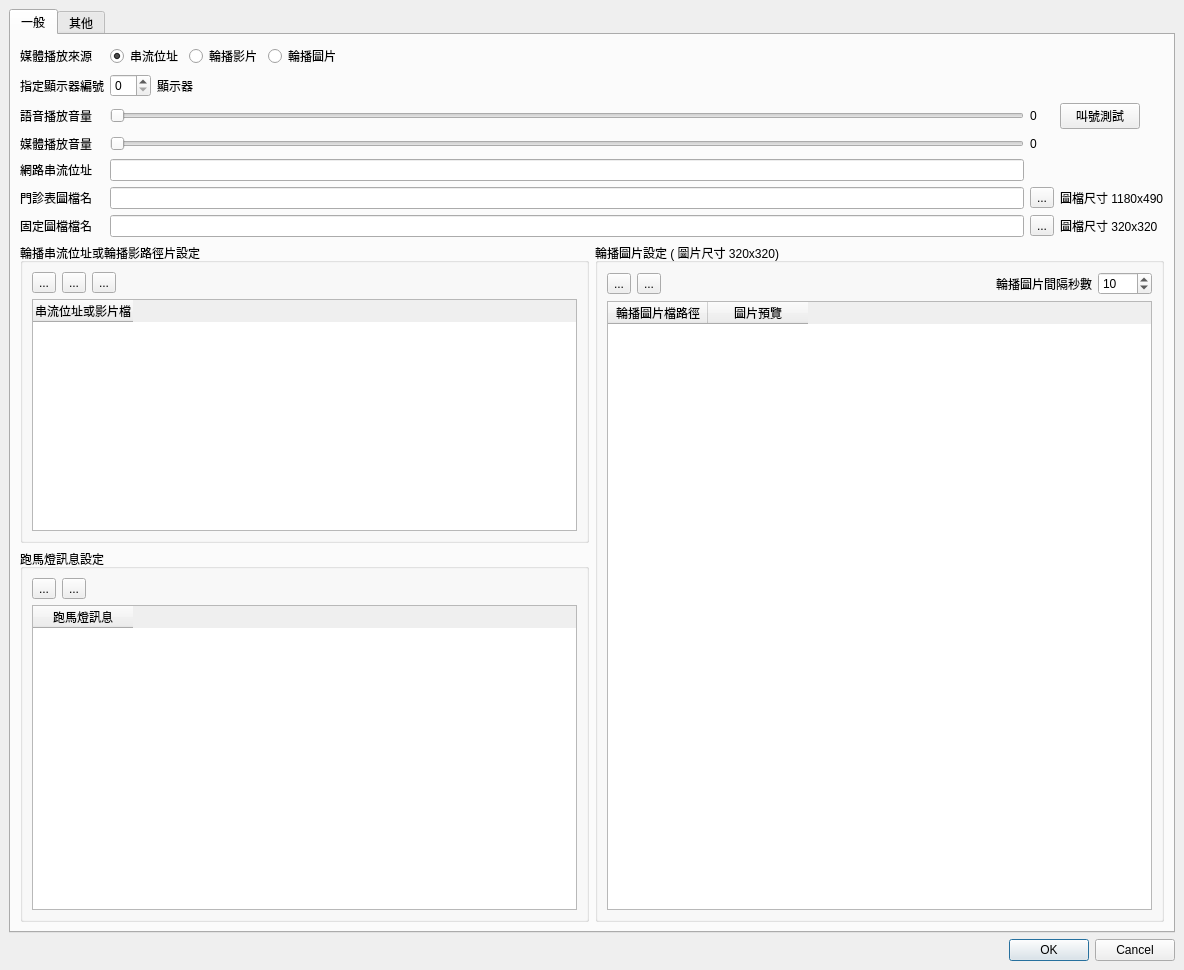
<?xml version="1.0" encoding="UTF-8"?>
<ui version="4.0">
 <class>Dialog_bulletin_settings</class>
 <widget class="QDialog" name="Dialog_bulletin_settings">
  <property name="windowModality">
   <enum>Qt::NonModal</enum>
  </property>
  <property name="geometry">
   <rect>
    <x>0</x>
    <y>0</y>
    <width>1184</width>
    <height>970</height>
   </rect>
  </property>
  <property name="sizePolicy">
   <sizepolicy hsizetype="Preferred" vsizetype="Preferred">
    <horstretch>0</horstretch>
    <verstretch>0</verstretch>
   </sizepolicy>
  </property>
  <property name="windowTitle">
   <string>候診資訊系統設定</string>
  </property>
  <layout class="QVBoxLayout" name="verticalLayout">
   <property name="spacing">
    <number>6</number>
   </property>
   <property name="leftMargin">
    <number>9</number>
   </property>
   <property name="topMargin">
    <number>9</number>
   </property>
   <property name="rightMargin">
    <number>9</number>
   </property>
   <property name="bottomMargin">
    <number>9</number>
   </property>
   <item>
    <widget class="QTabWidget" name="tabWidget">
     <property name="currentIndex">
      <number>0</number>
     </property>
     <widget class="QWidget" name="tab">
      <attribute name="title">
       <string>一般</string>
      </attribute>
      <layout class="QVBoxLayout" name="verticalLayout_7">
       <item>
        <layout class="QGridLayout" name="gridLayout_2">
         <item row="6" column="4">
          <widget class="QLabel" name="label_9">
           <property name="text">
            <string>圖檔尺寸 320x320</string>
           </property>
          </widget>
         </item>
         <item row="1" column="0">
          <widget class="QLabel" name="label_2">
           <property name="sizePolicy">
            <sizepolicy hsizetype="Fixed" vsizetype="Preferred">
             <horstretch>0</horstretch>
             <verstretch>0</verstretch>
            </sizepolicy>
           </property>
           <property name="text">
            <string>指定顯示器編號</string>
           </property>
           <property name="alignment">
            <set>Qt::AlignRight|Qt::AlignTrailing|Qt::AlignVCenter</set>
           </property>
          </widget>
         </item>
         <item row="2" column="3">
          <widget class="QLabel" name="label_voice_volume">
           <property name="text">
            <string>0</string>
           </property>
          </widget>
         </item>
         <item row="2" column="4">
          <widget class="QPushButton" name="pushButton_speak_test">
           <property name="sizePolicy">
            <sizepolicy hsizetype="Fixed" vsizetype="Fixed">
             <horstretch>0</horstretch>
             <verstretch>0</verstretch>
            </sizepolicy>
           </property>
           <property name="text">
            <string>叫號測試</string>
           </property>
          </widget>
         </item>
         <item row="3" column="0">
          <widget class="QLabel" name="label_5">
           <property name="sizePolicy">
            <sizepolicy hsizetype="Fixed" vsizetype="Preferred">
             <horstretch>0</horstretch>
             <verstretch>0</verstretch>
            </sizepolicy>
           </property>
           <property name="text">
            <string>媒體播放音量</string>
           </property>
           <property name="alignment">
            <set>Qt::AlignRight|Qt::AlignTrailing|Qt::AlignVCenter</set>
           </property>
          </widget>
         </item>
         <item row="4" column="0">
          <widget class="QLabel" name="label_4">
           <property name="sizePolicy">
            <sizepolicy hsizetype="Fixed" vsizetype="Preferred">
             <horstretch>0</horstretch>
             <verstretch>0</verstretch>
            </sizepolicy>
           </property>
           <property name="text">
            <string>網路串流位址</string>
           </property>
           <property name="alignment">
            <set>Qt::AlignRight|Qt::AlignTrailing|Qt::AlignVCenter</set>
           </property>
          </widget>
         </item>
         <item row="6" column="3">
          <widget class="QToolButton" name="toolButton_open_fixed_image">
           <property name="text">
            <string>...</string>
           </property>
           <property name="icon">
            <iconset>
             <normaloff>../icons/document-open-folder.png</normaloff>../icons/document-open-folder.png</iconset>
           </property>
          </widget>
         </item>
         <item row="3" column="3">
          <widget class="QLabel" name="label_media_volume">
           <property name="text">
            <string>0</string>
           </property>
          </widget>
         </item>
         <item row="6" column="0">
          <widget class="QLabel" name="label_8">
           <property name="sizePolicy">
            <sizepolicy hsizetype="Fixed" vsizetype="Preferred">
             <horstretch>0</horstretch>
             <verstretch>0</verstretch>
            </sizepolicy>
           </property>
           <property name="text">
            <string>固定圖檔檔名</string>
           </property>
           <property name="alignment">
            <set>Qt::AlignRight|Qt::AlignTrailing|Qt::AlignVCenter</set>
           </property>
          </widget>
         </item>
         <item row="5" column="3">
          <widget class="QToolButton" name="toolButton_open_schedule_file">
           <property name="text">
            <string>...</string>
           </property>
           <property name="icon">
            <iconset>
             <normaloff>../icons/document-open-folder.png</normaloff>../icons/document-open-folder.png</iconset>
           </property>
          </widget>
         </item>
         <item row="2" column="0">
          <widget class="QLabel" name="label_11">
           <property name="sizePolicy">
            <sizepolicy hsizetype="Fixed" vsizetype="Preferred">
             <horstretch>0</horstretch>
             <verstretch>0</verstretch>
            </sizepolicy>
           </property>
           <property name="text">
            <string>語音播放音量</string>
           </property>
           <property name="alignment">
            <set>Qt::AlignRight|Qt::AlignTrailing|Qt::AlignVCenter</set>
           </property>
          </widget>
         </item>
         <item row="0" column="0">
          <widget class="QLabel" name="label_6">
           <property name="sizePolicy">
            <sizepolicy hsizetype="Fixed" vsizetype="Preferred">
             <horstretch>0</horstretch>
             <verstretch>0</verstretch>
            </sizepolicy>
           </property>
           <property name="text">
            <string>媒體播放來源</string>
           </property>
           <property name="alignment">
            <set>Qt::AlignRight|Qt::AlignTrailing|Qt::AlignVCenter</set>
           </property>
          </widget>
         </item>
         <item row="5" column="4">
          <widget class="QLabel" name="label">
           <property name="text">
            <string>圖檔尺寸 1180x490</string>
           </property>
          </widget>
         </item>
         <item row="5" column="0">
          <widget class="QLabel" name="label_7">
           <property name="sizePolicy">
            <sizepolicy hsizetype="Fixed" vsizetype="Preferred">
             <horstretch>0</horstretch>
             <verstretch>0</verstretch>
            </sizepolicy>
           </property>
           <property name="text">
            <string>門診表圖檔名</string>
           </property>
           <property name="alignment">
            <set>Qt::AlignRight|Qt::AlignTrailing|Qt::AlignVCenter</set>
           </property>
          </widget>
         </item>
         <item row="2" column="1" colspan="2">
          <widget class="QSlider" name="horizontalSlider_voice_volume">
           <property name="maximum">
            <number>100</number>
           </property>
           <property name="value">
            <number>0</number>
           </property>
           <property name="orientation">
            <enum>Qt::Horizontal</enum>
           </property>
          </widget>
         </item>
         <item row="3" column="1" colspan="2">
          <widget class="QSlider" name="horizontalSlider_media_volume">
           <property name="maximum">
            <number>100</number>
           </property>
           <property name="value">
            <number>0</number>
           </property>
           <property name="orientation">
            <enum>Qt::Horizontal</enum>
           </property>
          </widget>
         </item>
         <item row="4" column="1" colspan="2">
          <widget class="QLineEdit" name="lineEdit_media_path"/>
         </item>
         <item row="5" column="1" colspan="2">
          <widget class="QLineEdit" name="lineEdit_schedule_file_path"/>
         </item>
         <item row="6" column="1" colspan="2">
          <widget class="QLineEdit" name="lineEdit_fixed_image"/>
         </item>
         <item row="1" column="1" colspan="2">
          <layout class="QHBoxLayout" name="horizontalLayout_3">
           <item>
            <widget class="QSpinBox" name="spinBox_monitor"/>
           </item>
           <item>
            <widget class="QLabel" name="label_3">
             <property name="text">
              <string>顯示器</string>
             </property>
            </widget>
           </item>
           <item>
            <spacer name="horizontalSpacer_3">
             <property name="orientation">
              <enum>Qt::Horizontal</enum>
             </property>
             <property name="sizeHint" stdset="0">
              <size>
               <width>40</width>
               <height>20</height>
              </size>
             </property>
            </spacer>
           </item>
          </layout>
         </item>
         <item row="0" column="1" colspan="2">
          <layout class="QHBoxLayout" name="horizontalLayout_6">
           <item>
            <widget class="QRadioButton" name="radioButton_video_stream">
             <property name="text">
              <string>串流位址</string>
             </property>
             <property name="checked">
              <bool>true</bool>
             </property>
            </widget>
           </item>
           <item>
            <widget class="QRadioButton" name="radioButton_video_file">
             <property name="text">
              <string>輪播影片</string>
             </property>
            </widget>
           </item>
           <item>
            <widget class="QRadioButton" name="radioButton_image_file">
             <property name="text">
              <string>輪播圖片</string>
             </property>
            </widget>
           </item>
           <item>
            <spacer name="horizontalSpacer_5">
             <property name="orientation">
              <enum>Qt::Horizontal</enum>
             </property>
             <property name="sizeHint" stdset="0">
              <size>
               <width>40</width>
               <height>20</height>
              </size>
             </property>
            </spacer>
           </item>
          </layout>
         </item>
        </layout>
       </item>
       <item>
        <layout class="QHBoxLayout" name="horizontalLayout_2">
         <item>
          <layout class="QVBoxLayout" name="verticalLayout_6">
           <item>
            <widget class="QGroupBox" name="groupBox_4">
             <property name="maximumSize">
              <size>
               <width>16777215</width>
               <height>300</height>
              </size>
             </property>
             <property name="title">
              <string>輪播串流位址或輪播影路徑片設定</string>
             </property>
             <property name="flat">
              <bool>true</bool>
             </property>
             <layout class="QVBoxLayout" name="verticalLayout_5">
              <item>
               <layout class="QHBoxLayout" name="horizontalLayout_5">
                <item>
                 <widget class="QToolButton" name="toolButton_add_stream_list">
                  <property name="toolTip">
                   <string>新增網路串流位址</string>
                  </property>
                  <property name="text">
                   <string>...</string>
                  </property>
                  <property name="icon">
                   <iconset>
                    <normaloff>../icons/internet-web-browser.png</normaloff>../icons/internet-web-browser.png</iconset>
                  </property>
                 </widget>
                </item>
                <item>
                 <widget class="QToolButton" name="toolButton_add_video_list">
                  <property name="toolTip">
                   <string>新增影片檔路徑</string>
                  </property>
                  <property name="text">
                   <string>...</string>
                  </property>
                  <property name="icon">
                   <iconset>
                    <normaloff>../icons/gtk-add.svg</normaloff>../icons/gtk-add.svg</iconset>
                  </property>
                 </widget>
                </item>
                <item>
                 <widget class="QToolButton" name="toolButton_remove_video_list">
                  <property name="toolTip">
                   <string>刪除串流或影片檔路徑</string>
                  </property>
                  <property name="text">
                   <string>...</string>
                  </property>
                  <property name="icon">
                   <iconset>
                    <normaloff>../icons/gtk-remove.svg</normaloff>../icons/gtk-remove.svg</iconset>
                  </property>
                 </widget>
                </item>
                <item>
                 <spacer name="horizontalSpacer_4">
                  <property name="orientation">
                   <enum>Qt::Horizontal</enum>
                  </property>
                  <property name="sizeHint" stdset="0">
                   <size>
                    <width>40</width>
                    <height>20</height>
                   </size>
                  </property>
                 </spacer>
                </item>
               </layout>
              </item>
              <item>
               <widget class="QTableWidget" name="tableWidget_video_list">
                <property name="alternatingRowColors">
                 <bool>true</bool>
                </property>
                <property name="selectionMode">
                 <enum>QAbstractItemView::SingleSelection</enum>
                </property>
                <column>
                 <property name="text">
                  <string>輪播串流位址或影片檔路徑</string>
                 </property>
                </column>
               </widget>
              </item>
             </layout>
            </widget>
           </item>
           <item>
            <widget class="QGroupBox" name="groupBox_3">
             <property name="title">
              <string>跑馬燈訊息設定</string>
             </property>
             <property name="flat">
              <bool>true</bool>
             </property>
             <layout class="QVBoxLayout" name="verticalLayout_3">
              <item>
               <layout class="QHBoxLayout" name="horizontalLayout">
                <item>
                 <widget class="QToolButton" name="toolButton_add_marquee">
                  <property name="text">
                   <string>...</string>
                  </property>
                  <property name="icon">
                   <iconset>
                    <normaloff>../icons/gtk-add.svg</normaloff>../icons/gtk-add.svg</iconset>
                  </property>
                 </widget>
                </item>
                <item>
                 <widget class="QToolButton" name="toolButton_remove_marquee">
                  <property name="text">
                   <string>...</string>
                  </property>
                  <property name="icon">
                   <iconset>
                    <normaloff>../icons/gtk-remove.svg</normaloff>../icons/gtk-remove.svg</iconset>
                  </property>
                 </widget>
                </item>
                <item>
                 <spacer name="horizontalSpacer">
                  <property name="orientation">
                   <enum>Qt::Horizontal</enum>
                  </property>
                  <property name="sizeHint" stdset="0">
                   <size>
                    <width>40</width>
                    <height>20</height>
                   </size>
                  </property>
                 </spacer>
                </item>
               </layout>
              </item>
              <item>
               <widget class="QTableWidget" name="tableWidget_marquee">
                <property name="alternatingRowColors">
                 <bool>true</bool>
                </property>
                <property name="selectionMode">
                 <enum>QAbstractItemView::SingleSelection</enum>
                </property>
                <column>
                 <property name="text">
                  <string>跑馬燈訊息</string>
                 </property>
                </column>
               </widget>
              </item>
             </layout>
            </widget>
           </item>
          </layout>
         </item>
         <item>
          <layout class="QVBoxLayout" name="verticalLayout_4">
           <item>
            <widget class="QGroupBox" name="groupBox_2">
             <property name="title">
              <string>輪播圖片設定 ( 圖片尺寸 320x320)</string>
             </property>
             <property name="flat">
              <bool>true</bool>
             </property>
             <layout class="QVBoxLayout" name="verticalLayout_2">
              <item>
               <layout class="QHBoxLayout" name="horizontalLayout_4">
                <item>
                 <widget class="QToolButton" name="toolButton_add_image_list">
                  <property name="text">
                   <string>...</string>
                  </property>
                  <property name="icon">
                   <iconset>
                    <normaloff>../icons/gtk-add.svg</normaloff>../icons/gtk-add.svg</iconset>
                  </property>
                 </widget>
                </item>
                <item>
                 <widget class="QToolButton" name="toolButton_remove_image_list">
                  <property name="text">
                   <string>...</string>
                  </property>
                  <property name="icon">
                   <iconset>
                    <normaloff>../icons/gtk-remove.svg</normaloff>../icons/gtk-remove.svg</iconset>
                  </property>
                 </widget>
                </item>
                <item>
                 <spacer name="horizontalSpacer_2">
                  <property name="orientation">
                   <enum>Qt::Horizontal</enum>
                  </property>
                  <property name="sizeHint" stdset="0">
                   <size>
                    <width>40</width>
                    <height>20</height>
                   </size>
                  </property>
                 </spacer>
                </item>
                <item>
                 <widget class="QLabel" name="label_10">
                  <property name="text">
                   <string>輪播圖片間隔秒數</string>
                  </property>
                 </widget>
                </item>
                <item>
                 <widget class="QSpinBox" name="spinBox_image_list_time">
                  <property name="maximum">
                   <number>3600</number>
                  </property>
                  <property name="value">
                   <number>10</number>
                  </property>
                 </widget>
                </item>
               </layout>
              </item>
              <item>
               <widget class="QTableWidget" name="tableWidget_image_list">
                <property name="alternatingRowColors">
                 <bool>true</bool>
                </property>
                <property name="selectionMode">
                 <enum>QAbstractItemView::SingleSelection</enum>
                </property>
                <column>
                 <property name="text">
                  <string>輪播圖片檔路徑</string>
                 </property>
                </column>
                <column>
                 <property name="text">
                  <string>圖片預覽</string>
                 </property>
                </column>
               </widget>
              </item>
             </layout>
            </widget>
           </item>
          </layout>
         </item>
        </layout>
       </item>
      </layout>
     </widget>
     <widget class="QWidget" name="tab_2">
      <attribute name="title">
       <string>其他</string>
      </attribute>
      <layout class="QVBoxLayout" name="verticalLayout_8">
       <item>
        <widget class="QCheckBox" name="checkBox_show_name_only">
         <property name="text">
          <string>候診名單只要顯示姓名就好，不要顯示其他資訊</string>
         </property>
        </widget>
       </item>
       <item>
        <spacer name="verticalSpacer">
         <property name="orientation">
          <enum>Qt::Vertical</enum>
         </property>
         <property name="sizeHint" stdset="0">
          <size>
           <width>20</width>
           <height>821</height>
          </size>
         </property>
        </spacer>
       </item>
      </layout>
     </widget>
    </widget>
   </item>
   <item>
    <widget class="QDialogButtonBox" name="buttonBox">
     <property name="orientation">
      <enum>Qt::Horizontal</enum>
     </property>
     <property name="standardButtons">
      <set>QDialogButtonBox::Cancel|QDialogButtonBox::Ok</set>
     </property>
     <property name="centerButtons">
      <bool>false</bool>
     </property>
    </widget>
   </item>
  </layout>
 </widget>
 <resources/>
 <connections>
  <connection>
   <sender>buttonBox</sender>
   <signal>accepted()</signal>
   <receiver>Dialog_bulletin_settings</receiver>
   <slot>accept()</slot>
   <hints>
    <hint type="sourcelabel">
     <x>248</x>
     <y>254</y>
    </hint>
    <hint type="destinationlabel">
     <x>157</x>
     <y>274</y>
    </hint>
   </hints>
  </connection>
  <connection>
   <sender>buttonBox</sender>
   <signal>rejected()</signal>
   <receiver>Dialog_bulletin_settings</receiver>
   <slot>reject()</slot>
   <hints>
    <hint type="sourcelabel">
     <x>316</x>
     <y>260</y>
    </hint>
    <hint type="destinationlabel">
     <x>286</x>
     <y>274</y>
    </hint>
   </hints>
  </connection>
 </connections>
</ui>
